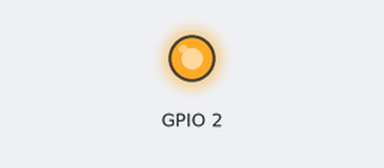
Recording of a program running on a simulated ESP32. Parts: output pins drawn as LEDs (lit = HIGH). WiFi joins after 1.5 s; servers stay silent unless stated; what the program prints to the serial monitor is not drawn.

Above: at 0.1 s.
At 0.6 s:
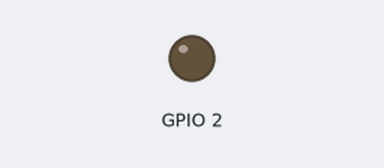
Timing chart, 0 to 2.5 s (numbered marks = the images above):
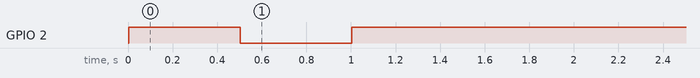

Measured:
- by itself, GPIO 2: LOW → HIGH at 0.00 s, → LOW 0.50 s later, → HIGH 0.50 s later

The program:

main.cpp
```cpp
#include <Arduino.h>
#include <WiFi.h>

#define WIFI_SSID "ze-amanueal"
#define WIFI_PASSWORD "Ab1234567"
// defining wifi instances

void setup() {
  Serial.begin(115200);

  pinMode(2, OUTPUT);

  WiFi.begin(WIFI_SSID, WIFI_PASSWORD);
  // passing to the begin method to start connection

  Serial.println("starting");
}

bool isConnected = false;

void loop() {
  if (WiFi.status() == WL_CONNECTED && !isConnected){
    Serial.println("connnected");
    digitalWrite(2, HIGH);
  }

  if (WiFi.status() != WL_CONNECTED){
    digitalWrite(2, !digitalRead(2));
    delay(500);
  }
}
```
